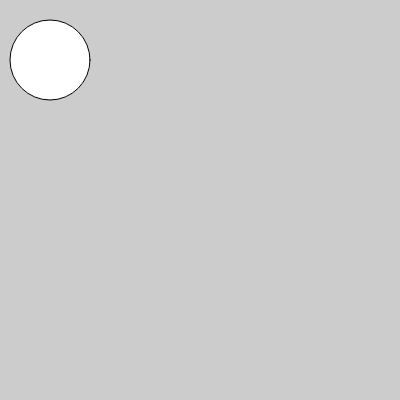
Frame 1 (no input)
Frame 60 (no input): identical to frame 1, image omitted
Frame 120 (the mouse pressed at the canvas centre since frame 60): identical to frame 1, image omitted

The p5.js sketch that drew this single still picture (run headless with seeded random() and noise() and a simulated clock; from frame 60 on, the mouse is pressed at the canvas centre):

// p5.js sketch
// ── sketch.js
function setup() {
    createCanvas(400, 400);
  }
  
function draw() {
  background(204);
  ellipse(50,60,80,80)
}

// ── privacypolicy.html
<!DOCTYPE html>
<html>
  <head>
    <meta charset=utf-8 />
    <meta name="viewport" content="width=device-width, initial-scale=1">
    <link rel="stylesheet" href="style-lii.css">
    <title>Lock Industries Inc.</title>
  </head>

  <body>

   <!-- BANNER -->
   <div class="banner">
    <!-- <img src="logo.png" class="profile-picture" alt="Header Logo"> -->
    <h1 class="title">Lock Industries Inc.</h1>
</div>
    
<div class="topnav">
  <a href="index.html">Home</a>
  <a href="index.html">Consulting</a>
  <a href="index.html">Design</a>
  <a href="index.html">Printing</a>
  <a href="index.html">Marketing</a>
  
  <a href="index.html" class="split">Login</a>
  <a href="index.html" class="split">Sign Up</a>
</div>
    
    <!-- MAIN CONTENT -->
    <div class="maintextbody">
      <h1 style="text-align:center;font-size:60px;">Privacy Policy</h1>
    </div>
    
    <div class="maintextbody2">
      </br>
        <p>
          No mobile information will be shared with third parties/affiliates for marketing/promotional purposes. All the above categories exclude text messaging originator opt-in data and consent; this information will not be shared with any third parties.
        </p>
      </br>
    </div>
    <div class="copyfooter">
      <small> Copyright © 2024 Lock Legal Services Inc. - All Rights Reserved. </small>
      </br></br></br></br>
    </div>


    <!-- FOOTER -->
    <div class="footer">
      <a href="https://www.avvo.com/attorneys/62521-il-michael-locker-4976139.html">Review Us</a>
      <a href="disclaimer.html">Disclaimer</a>
      <a href="privacypolicy.html">Privacy Policy</a>
      <a href="contact.html">Contact Us</a>
    </div>

  </body>
</html>

// ── style-lii.css
body {
    margin: 0;
    font-family: Arial, Helvetica, sans-serif;
    background-color: #fefee9;
  }

  .banner img{
    float: left;
  }
  .banner {
    display:inline-block;
    background-color: #303030;
    top: 0;
    width: 100%;
    border-bottom: 1mm solid #458686;
    border-top: 1mm solid #458686;
    height: 120px;
    position:fixed;
    z-index: 2;

  }
  .title {
    font-family: 'Brush Script MT', cursive;
    #font-family: 'Bebas Neue', sans-serif;
    color: #559696;
    #text-transform: uppercase;
    text-align: center;
    font-size: 50px; 
  }


  .topnav {
    overflow: hidden;
    background-color: #303030;
    width: 100%;
    height: 50px;
    position:fixed;
    padding-top:124px;
    border-bottom: 1mm solid #458686;
    z-index: 1;
  }
  .topnav a {
    float: left;
    color: #559696;
    text-align: center;
    padding: 14px 16px;
    text-decoration: none;
    font-size: 20px;
  }
  .topnav a:hover {
    background-color: #559696;
    color: black;
  }
  .topnav a.split:hover {
    background-color: #559696;
    color: black;
  }
  /* Create a right-aligned (split) link inside the navigation bar */
  .topnav a.split {
    float: right;
    background-color: #303030;
    color: #559696;
    
  }
  
  .maintextbody {
    position:relative;
    padding-top:170px;
    padding-bottom:10px;
  }

  .maintextbody2 {
    display:block;
    position:relative;
    padding-top:10px;
    padding-bottom:10px;
    width: 35%;
    margin: auto;
  }
  
  .footer {
    position: fixed;
    left: 0;
    bottom: 0;
    width: 100%;
    background-color: #303030;
    color: #559696;
    text-align: center;
    border-top: 1mm solid #458686;
    padding: 13px;
    z-index: 200;
 }
  .footer a {
    color: #559696;
    text-align: center;
    padding: 14px 16px;
    text-decoration: none;
    font-size: 14px;
 }
 .footer a:hover {
    background-color: #559696;
    color: black;
 }
